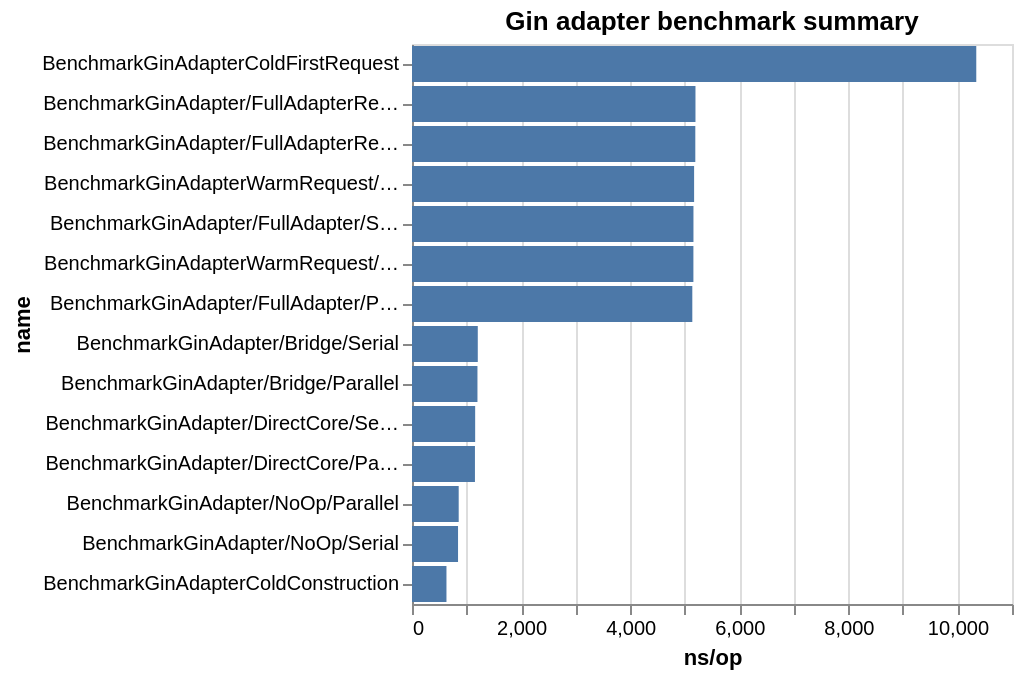

Vega-Lite specification stored for this chart:
### Vega-Lite specification from a JSON file in a GitHub repository (floating-point values rounded to 4 significant figures)
{"$schema": "https://vega.github.io/schema/vega-lite/v5.json", "title": "Gin adapter benchmark summary", "description": "Median CPU 1 serial latency for parser-only and retry-policy Gin adapter fixtures; lower latency is better.", "data": {"values": [{"name": "BenchmarkGinAdapter/NoOp/Serial", "ns_per_op": 844.1}, {"name": "BenchmarkGinAdapter/NoOp/Parallel", "ns_per_op": 856.1}, {"name": "BenchmarkGinAdapter/DirectCore/Serial", "ns_per_op": 1158}, {"name": "BenchmarkGinAdapter/DirectCore/Parallel", "ns_per_op": 1154}, {"name": "BenchmarkGinAdapter/Bridge/Serial", "ns_per_op": 1206}, {"name": "BenchmarkGinAdapter/Bridge/Parallel", "ns_per_op": 1200}, {"name": "BenchmarkGinAdapter/FullAdapter/Serial", "ns_per_op": 5160}, {"name": "BenchmarkGinAdapter/FullAdapter/Parallel", "ns_per_op": 5139}, {"name": "BenchmarkGinAdapter/FullAdapterRetry/Serial", "ns_per_op": 5197}, {"name": "BenchmarkGinAdapter/FullAdapterRetry/Parallel", "ns_per_op": 5194}, {"name": "BenchmarkGinAdapterColdConstruction", "ns_per_op": 631.8}, {"name": "BenchmarkGinAdapterColdFirstRequest", "ns_per_op": 10345}, {"name": "BenchmarkGinAdapterWarmRequest/Serial", "ns_per_op": 5172}, {"name": "BenchmarkGinAdapterWarmRequest/Parallel", "ns_per_op": 5159}]}, "mark": "bar", "encoding": {"y": {"field": "name", "type": "nominal", "sort": "-x"}, "x": {"field": "ns_per_op", "type": "quantitative", "title": "ns/op"}}, "usermeta": {"metadata": {"benchmark_count": "5", "capture_eligibility": "eligible", "command": "go test -timeout=10m -run \\^\\$ -bench \\^BenchmarkGinAdapter -benchmem -count=5 -cpu=1\\,2\\,4 ./web/gin", "cpu": "1,2,4", "dirty_tree": "false", "fixture_identity": "gin-v1.12.0-parser-only-local", "gin_version": "v1.12.0", "git_sha": "3e14c7e0ad027c7d0187e7a0524f0a5db976e126", "go_version": "go version go1.26.6 darwin/arm64", "goarch": "arm64", "goos": "darwin", "logical_cpus": "10", "max_output_bytes": "10485760", "no_regression": "N/A", "timestamp_utc": "2026-08-16T02:25:06Z"}, "metricDirection": "lower is better", "bridgeOverhead": 0.04145, "fullOverhead": 5.113}}
